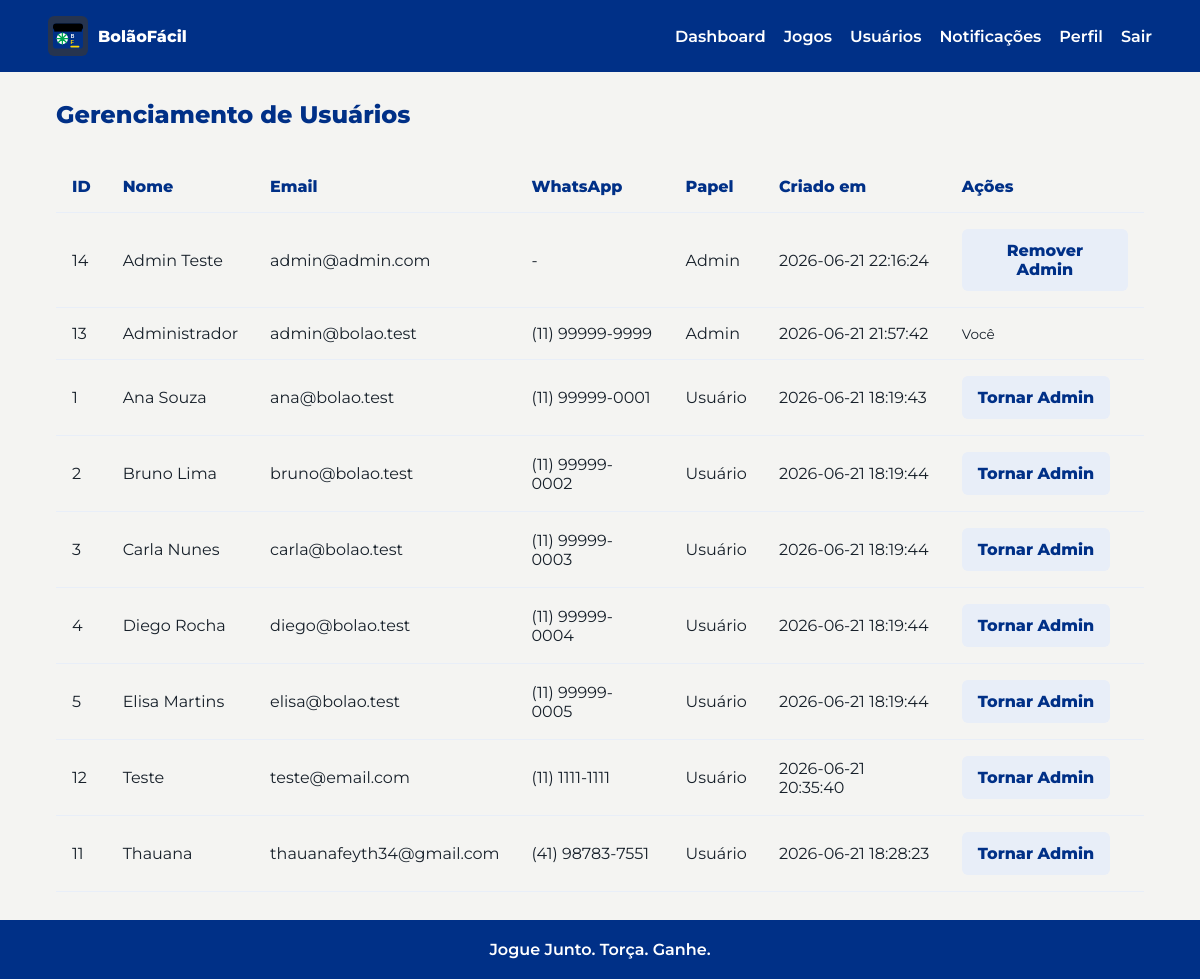
The page /admin/users (signed in) on the database its author committed.
### tables this page shows
CREATE TABLE users (
    id INTEGER PRIMARY KEY AUTOINCREMENT,
    name TEXT NOT NULL,
    email TEXT NOT NULL UNIQUE,
    whatsapp_phone TEXT,
    password_hash TEXT NOT NULL,
    created_at TEXT NOT NULL DEFAULT CURRENT_TIMESTAMP
, role TEXT NOT NULL DEFAULT 'user', notifications_enabled INTEGER NOT NULL DEFAULT 1, notification_prefs TEXT, reset_token TEXT, reset_token_expires_at TEXT);

### controllers/admin_controller.py (the view)
@admin_bp.route("/admin/users")
@admin_required
def users():
    all_users = User.list()
    return render_template("admin/users.html", users=all_users)

### app.py (called while the page is built)
def get_db():
    if "db" not in g:
        database_url = current_app_config()["DATABASE_URL"]
        database_path = Path(database_url)
        database_path.parent.mkdir(parents=True, exist_ok=True)
        g.db = sqlite3.connect(database_path)
        g.db.row_factory = sqlite3.Row
        g.db.execute("PRAGMA foreign_keys = ON")
    return g.db

def current_app_config():
    from flask import current_app
    return current_app.config

@login_manager.user_loader
def load_user(user_id):
    return User.get_by_id(user_id)

### models/user.py (called while the page is built)
def _db():
    from app import get_db
    return get_db()

    @property
    def is_admin(self):
        return self.role == "admin"

    @classmethod
    def from_row(cls, row):
        if row is None:
            return None
        return cls(
            id=row["id"],
            name=row["name"],
            email=row["email"],
            whatsapp_phone=row["whatsapp_phone"],
            password_hash=row["password_hash"],
            created_at=row["created_at"],
            role=row["role"] if "role" in row.keys() else "user",
            notifications_enabled=row["notifications_enabled"] if "notifications_enabled" in row.keys() else 1,
            notification_prefs=row["notification_prefs"] if "notification_prefs" in row.keys() else "{}",
            reset_token=row["reset_token"] if "reset_token" in row.keys() else None,
            reset_token_expires_at=row["reset_token_expires_at"] if "reset_token_expires_at" in row.keys() else None,
        )

    @staticmethod
    def get_by_id(user_id):
        row = _db().execute("SELECT * FROM users WHERE id = ?", (user_id,)).fetchone()
        return User.from_row(row)

    @staticmethod
    def list():
        rows = _db().execute("SELECT * FROM users ORDER BY name").fetchall()
        return [User.from_row(row) for row in rows]

### utils/csrf.py (called while the page is built)
def generate_csrf_token() -> str:
    if _CSRF_KEY not in session:
        session[_CSRF_KEY] = secrets.token_hex(32)
    return session[_CSRF_KEY]

### templates/admin/users.html (shortened to what this page needs)
{% extends "base.html" %}
{% block content %}
<section class="content-head">
  <h1>Gerenciamento de Usuários</h1>
</section>
<section class="table-section" style="margin-top: 2rem;">
  <table style="width: 100%; border-collapse: collapse; text-align: left;">
    <thead>
      <tr style="border-bottom: 2px solid var(--border-color);">
        <th style="padding: 1rem;">ID</th>
        <th style="padding: 1rem;">Nome</th>
        <th style="padding: 1rem;">Email</th>
        <th style="padding: 1rem;">WhatsApp</th>
        <th style="padding: 1rem;">Papel</th>
        <th style="padding: 1rem;">Criado em</th>
        <th style="padding: 1rem;">Ações</th>
      </tr>
    </thead>
    <tbody>
      {% for u in users %}
      <tr style="border-bottom: 1px solid var(--border-color);">
        <td style="padding: 1rem;">{{ u.id }}</td>
        <td style="padding: 1rem;">{{ u.name }}</td>
        <td style="padding: 1rem;">{{ u.email }}</td>
        <td style="padding: 1rem;" class="phone-number">{{ u.whatsapp_phone or '-' }}</td>
        <td style="padding: 1rem;">{{ 'Admin' if u.is_admin else 'Usuário' }}</td>
        <td style="padding: 1rem;">{{ u.created_at }}</td>
        <td style="padding: 1rem;">
          {% if u.id|string != current_user.id|string %}
          <button class="button-secondary toggle-role-btn" data-user-id="{{ u.id }}">
            {{ 'Remover Admin' if u.is_admin else 'Tornar Admin' }}
          </button>
          {% else %}
          <span style="color: var(--text-color-muted); font-size: 0.85rem;">Você</span>
          {% endif %}
        </td>
      </tr>
      {% else %}
      <tr><td colspan="7" style="padding: 1rem; text-align: center;">Nenhum usuário cadastrado.</td></tr>
      {% endfor %}
    </tbody>
  </table>
</section>
{% endblock %}

### static/css/main.css (style rules this page uses)
:root { --green: #00A651; --green-dark: #007A3D; --yellow: #FFD700; --blue-dark: #003087; --blue: #1A55A0; --blue-light: #E8EEF8; --gray-light: #F4F4F2; --gray-dark: #9B9B9B; --white: #FFFFFF; --ink: #17202A; }
* { box-sizing: border-box; }
body { margin: 0; background: var(--gray-light); color: var(--ink); font-family: "Montserrat", Arial, sans-serif; }
h1, h2 { color: var(--blue-dark); font-weight: 800; margin: 0 0 10px; }
button, .button-primary, .button-secondary { border: 0; border-radius: 6px; cursor: pointer; display: inline-flex; font: inherit; font-weight: 800; justify-content: center; padding: 12px 16px; }
button, .button-primary { background: var(--green); color: var(--white); }
.button-secondary { background: var(--blue-light); color: var(--blue-dark); }
.content-head { margin-bottom: 22px; }
.table-section { display: flex; flex-direction: column; gap: 16px; }
table { border-collapse: collapse; width: 100%; }
th, td { border-bottom: 1px solid var(--blue-light); padding: 12px; text-align: left; }
th { color: var(--blue-dark); font-weight: 800; }

### rows shown on the page
users: id "14", name "Admin Teste", email "admin@admin.com", whatsapp_phone "-", role "Admin", created_at "2026-06-21 22:16:24", is_admin "Remover Admin"
users: id "13", name "Administrador", email "admin@bolao.test", role "Admin", created_at "2026-06-21 21:57:42", shows "Você"
users: id "1", name "Ana Souza", email "ana@bolao.test", is_admin "Usuário", created_at "2026-06-21 18:19:43", is_admin "Tornar Admin"
users: id "2", name "Bruno Lima", email "bruno@bolao.test", is_admin "Usuário", created_at "2026-06-21 18:19:44", is_admin "Tornar Admin"
users: id "3", name "Carla Nunes", email "carla@bolao.test", is_admin "Usuário", created_at "2026-06-21 18:19:44", is_admin "Tornar Admin"
users: id "4", name "Diego Rocha", email "diego@bolao.test", is_admin "Usuário", created_at "2026-06-21 18:19:44", is_admin "Tornar Admin"
users: id "5", name "Elisa Martins", email "elisa@bolao.test", is_admin "Usuário", created_at "2026-06-21 18:19:44", is_admin "Tornar Admin"
users: id "12", name "Teste", email "teste@email.com", is_admin "Usuário", created_at "2026-06-21 20:35:40", is_admin "Tornar Admin"
users: id "11", name "Thauana", email "thauanafeyth34@gmail.com", is_admin "Usuário", created_at "2026-06-21 18:28:23", is_admin "Tornar Admin"

### other values the page prints
{{ brand_name }} "BolãoFácil"
{{ brand_slogan }} "Jogue Junto. Torça. Ganhe."
